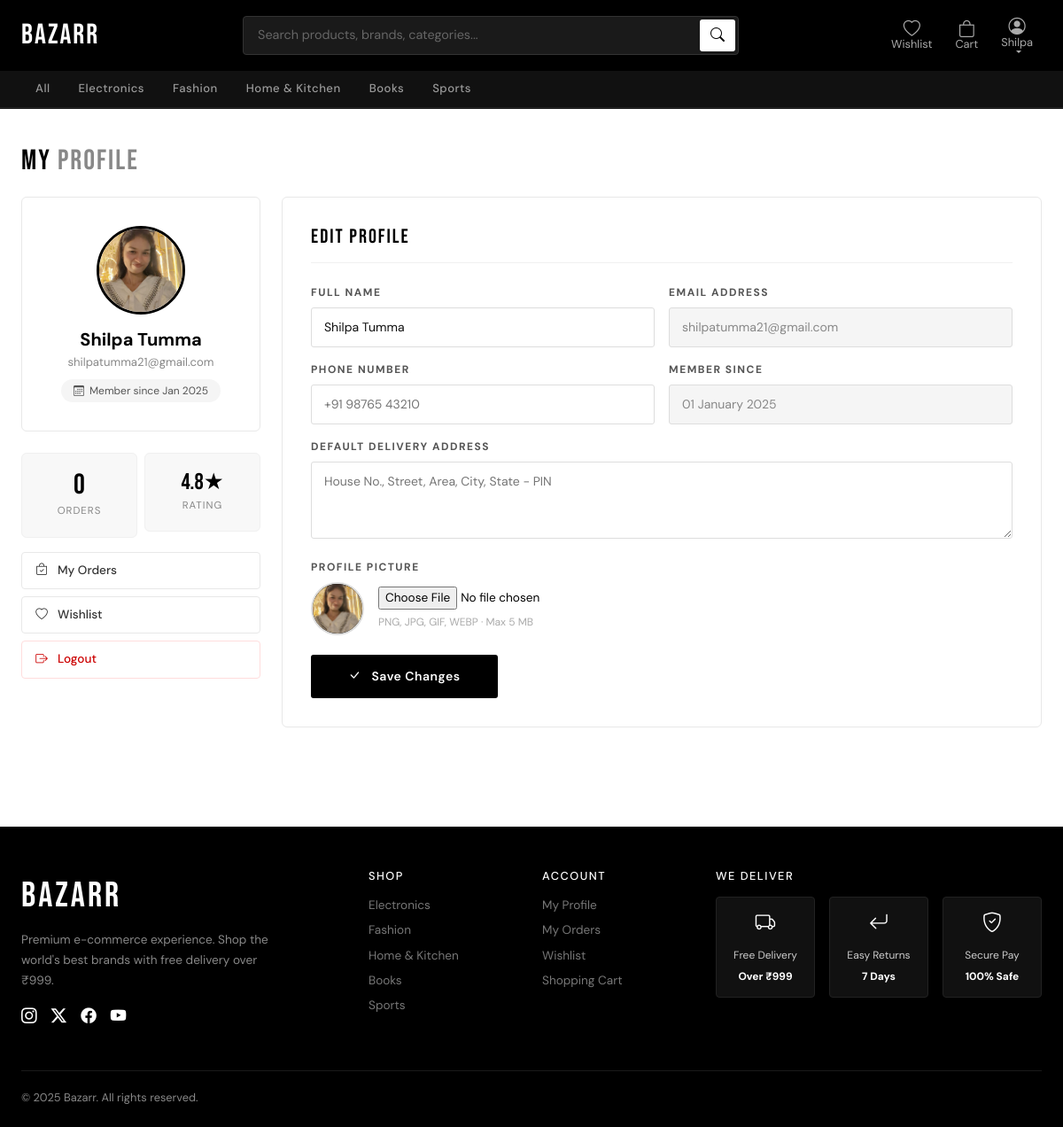
The app's page /profile (signed in) with its own data.
### tables this page shows
CREATE TABLE user (
	id INTEGER NOT NULL, 
	name VARCHAR(100) NOT NULL, 
	email VARCHAR(120) NOT NULL, 
	password VARCHAR(200) NOT NULL, 
	phone VARCHAR(20), 
	address TEXT, 
	created_at DATETIME, profile_pic TEXT DEFAULT '', 
	PRIMARY KEY (id), 
	UNIQUE (email)
);

### app.py (the view, shortened to what this page needs)
@app.route('/profile', methods=['GET','POST'])
def profile():
    if 'user_id' not in session: return redirect(url_for('login'))
    user = query("SELECT * FROM user WHERE id=?", (session['user_id'],), one=True)
    if not user:
        session.clear()
        flash('Session expired. Please login again.', 'warning')
        return redirect(url_for('login'))
    order_count = query('SELECT COUNT(*) as c FROM "order" WHERE user_id=?', (session['user_id'],), one=True)['c']
    return render_template('profile.html', user=user, order_count=order_count)

### app.py (called while the page is built)
def get_db():
    if 'db' not in g:
        g.db = sqlite3.connect(DATABASE)
        g.db.row_factory = sqlite3.Row
    return g.db

def query(sql, args=(), one=False):
    cur = get_db().execute(sql, args)
    rv = cur.fetchall()
    return (rv[0] if rv else None) if one else rv

@app.context_processor
def inject_counts():
    cart_count = 0; wishlist_count = 0
    if session.get('user_id'):
        r = query("SELECT COUNT(*) as c FROM cart_item WHERE user_id=?", (session['user_id'],), one=True)
        cart_count = r['c'] if r else 0
        r2 = query("SELECT COUNT(*) as c FROM wishlist WHERE user_id=?", (session['user_id'],), one=True)
        wishlist_count = r2['c'] if r2 else 0
    return dict(cart_count=cart_count, wishlist_count=wishlist_count)

### templates/profile.html (shortened to what this page needs)
{% extends 'base.html' %}
{% block content %}
<div class="page-content">
  <div class="section-header" style="padding-top:24px;">
    <h2 class="section-title">MY <span>PROFILE</span></h2>
  </div>
  <div class="row g-4">
    <div class="col-lg-3">
      <div class="profile-card" style="text-align:center;">
        <form id="picForm" method="POST" action="{{ url_for('profile') }}" enctype="multipart/form-data">
          <div class="avatar-wrap" onclick="document.getElementById('picInput').click()" title="Click to change photo">
            {% if user['profile_pic'] %}
              <img id="sidebarAvatar" class="avatar-circle"
                   src="{{ url_for('profile_pic', filename=user['profile_pic']) }}"
                   alt="{{ user['name'] }}"
                   onerror="this.style.display='none'">
            {% else %}
              <div id="sidebarAvatar" class="avatar-initials">{{ user['name'][0].upper() }}</div>
            {% endif %}
          </div>
        </form>
        <h5 style="font-weight:700;margin-bottom:4px;">{{ user['name'] }}</h5>
        <p style="font-size:0.82rem;color:#888;margin-bottom:0;">{{ user['email'] }}</p>
        {% set raw = user['created_at'] or '2025-01-01' %}
        {% set ymd = raw[:10].split('-') %}
        {% set months = ['Jan','Feb','Mar','Apr','May','Jun','Jul','Aug','Sep','Oct','Nov','Dec'] %}
        <div class="member-badge">
          <i class="bi bi-calendar3"></i>
          Member since {{ months[ymd[1]|int - 1] }} {{ ymd[0] }}
        </div>
      </div>
      <div class="row g-2 mt-3">
        <div class="col-6">
          <div class="stat-box">
            <span class="snum">{{ order_count }}</span>
            <span class="slbl">Orders</span>
          </div>
        </div>
        <div class="col-6">
          <div class="stat-box">
            <span class="snum" style="font-size:1.6rem;">4.8★</span>
            <span class="slbl">Rating</span>
          </div>
        </div>
      </div>
      <div style="margin-top:16px;">
        <a href="{{ url_for('orders') }}"  class="sidebar-link"><i class="bi bi-bag-check"></i> My Orders</a>
        <a href="{{ url_for('wishlist') }}" class="sidebar-link"><i class="bi bi-heart"></i> Wishlist</a>
        <a href="{{ url_for('logout') }}"  class="sidebar-link danger"><i class="bi bi-box-arrow-right"></i> Logout</a>
      </div>
    </div>
    <div class="col-lg-9">
      <div class="profile-card">
        <h5 style="font-family:'Bebas Neue',sans-serif;letter-spacing:2px;font-size:1.4rem;margin-bottom:24px;padding-bottom:14px;border-bottom:1px solid #f0f0f0;">
          EDIT PROFILE
        </h5>
        <form method="POST" action="{{ url_for('profile') }}" enctype="multipart/form-data">
          <div class="row g-3">
            <div class="col-md-6">
              <label class="form-label-sm">Full Name</label>
              <input type="text" name="name" class="form-ctrl" value="{{ user['name'] }}" required>
            </div>
            <div class="col-md-6">
              <label class="form-label-sm">Email Address</label>
              <input type="email" class="form-ctrl" value="{{ user['email'] }}" readonly>
            </div>
            <div class="col-md-6">
              <label class="form-label-sm">Phone Number</label>
              <input type="tel" name="phone" class="form-ctrl" value="{{ user['phone'] or '' }}" placeholder="+91 98765 43210">
            </div>
            <div class="col-md-6">
              <label class="form-label-sm">Member Since</label>
              {% set raw2 = user['created_at'] or '2025-01-01' %}
              {% set ymd2 = raw2[:10].split('-') %}
              {% set months2 = ['January','February','March','April','May','June','July','August','September','October','November','December'] %}
              <input type="text" class="form-ctrl" readonly value="{{ ymd2[2] }} {{ months2[ymd2[1]|int - 1] }} {{ ymd2[0] }}">
            </div>
            <div class="col-12">
              <label class="form-label-sm">Default Delivery Address</label>
              <textarea name="address" class="form-ctrl" rows="3"
                        placeholder="House No., Street, Area, City, State - PIN"
                        style="resize:vertical;">{{ user['address'] or '' }}</textarea>
            </div>
            <div class="col-12">
              <label class="form-label-sm">Profile Picture</label>
              <div style="display:flex;align-items:center;gap:16px;flex-wrap:wrap;">
                <div id="formAvatarWrap" style="width:60px;height:60px;border-radius:50%;overflow:hidden;border:2px solid #ddd;flex-shrink:0;background:#000;display:flex;align-items:center;justify-content:center;">
                  {% if user['profile_pic'] %}
                    <img id="formAvatarImg"
                         src="{{ url_for('profile_pic', filename=user['profile_pic']) }}"
                         style="width:100%;height:100%;object-fit:cover;"
                         onerror="this.style.display='none'">
                  {% else %}
                    <span style="color:#fff;font-size:1.5rem;font-weight:700;">{{ user['name'][0].upper() }}</span>
                  {% endif %}
                </div>
                <div>
                  <input type="file" name="profile_pic" id="formPicFile"
                         accept="image/png,image/jpeg,image/jpg,image/gif,image/webp"
                         style="font-size:0.85rem;"
                         onchange="previewFormPic(this)">
                  <p style="font-size:0.75rem;color:#aaa;margin:5px 0 0;">PNG, JPG, GIF, WEBP · Max 5 MB</p>
                </div>
              </div>
            </div>
            <div class="col-12" style="padding-top:6px;">
              <button type="submit" class="btn-dark-fill" style="padding:12px 40px;">
                <i class="bi bi-check-lg me-1"></i> Save Changes
              </button>
            </div>
          </div>
        </form>
      </div>
    </div>
  </div>
</div>
{% endblock %}

### templates/base.html (style rules this page uses)
:root { --black: #000000; --white: #ffffff; --gray-100: #f5f5f5; --gray-200: #e8e8e8; --gray-300: #cccccc; --gray-400: #999999; --gray-500: #666666; --gray-800: #1a1a1a; --gray-900: #0d0d0d; --accent: #111111; }
* { box-sizing: border-box; }
body { font-family: 'DM Sans', sans-serif; background: var(--white); color: var(--black); margin: 0; }
.page-content { max-width: 1400px; margin: 0 auto; padding: 0 24px 48px; }
.btn-dark-fill { background: var(--black); color: var(--white); border: 2px solid var(--black); padding: 10px 24px; border-radius: 3px; font-weight: 600; font-size: 0.875rem; letter-spacing: 0.5px; cursor: pointer; transition: all 0.2s; text-decoration: none; display: inline-flex; align-items: center; gap: 8px; }
.section-header { display: flex; align-items: center; justify-content: space-between; padding: 32px 0 20px; }
.section-title { font-family: 'Bebas Neue', sans-serif; font-size: 2rem; letter-spacing: 2px; color: #000; margin: 0; }
.section-title span { color: #888; }

### templates/profile.html (style rules this page uses)
.profile-card { background:#fff; border:1px solid #e8e8e8; border-radius:6px; padding:32px; }
.form-label-sm { font-size:0.75rem; font-weight:700; letter-spacing:1.5px; text-transform:uppercase; color:#555; display:block; margin-bottom:8px; }
.form-ctrl { width:100%; border:1px solid #ddd; border-radius:3px; padding:11px 14px; font-size:0.875rem; outline:none; font-family:inherit; transition:border-color 0.2s; background:#fff; color:#111; }
.form-ctrl[readonly] { background:#f5f5f5; color:#888; cursor:not-allowed; }
.stat-box { background:#f8f8f8; border-radius:6px; padding:20px; text-align:center; border:1px solid #f0f0f0; }
.stat-box .snum { font-family:'Bebas Neue',sans-serif; font-size:2rem; display:block; line-height:1; }
.stat-box .slbl { font-size:0.72rem; color:#888; text-transform:uppercase; letter-spacing:1px; margin-top:4px; display:block; }
.avatar-wrap { position:relative; width:100px; height:100px; margin:0 auto 16px; cursor:pointer; }
.avatar-circle { width:100px; height:100px; border-radius:50%; object-fit:cover; border:3px solid #000; display:block; }
.member-badge { display:inline-flex; align-items:center; gap:6px; background:#f5f5f5; border-radius:20px; padding:4px 14px; font-size:0.75rem; color:#555; margin-top:10px; }
.sidebar-link { display:flex; align-items:center; gap:10px; padding:10px 14px; border:1px solid #e8e8e8; border-radius:4px; text-decoration:none; color:#333; font-size:0.85rem; font-weight:500; margin-bottom:8px; transition:all 0.2s; }
.sidebar-link i { width:16px; text-align:center; }
.sidebar-link.danger { color:#c00; border-color:#fdd; }

### records on screen
user: profile_pic (picture), name "Shilpa Tumma", email "shilpatumma21@gmail.com"

### other values on screen
{{ session.user_name.split()[0] }} "Shilpa"
{{ months[ymd[1]|int - 1] }} "Jan"
{{ ymd[0] }} "2025"
{{ order_count }} "0"
